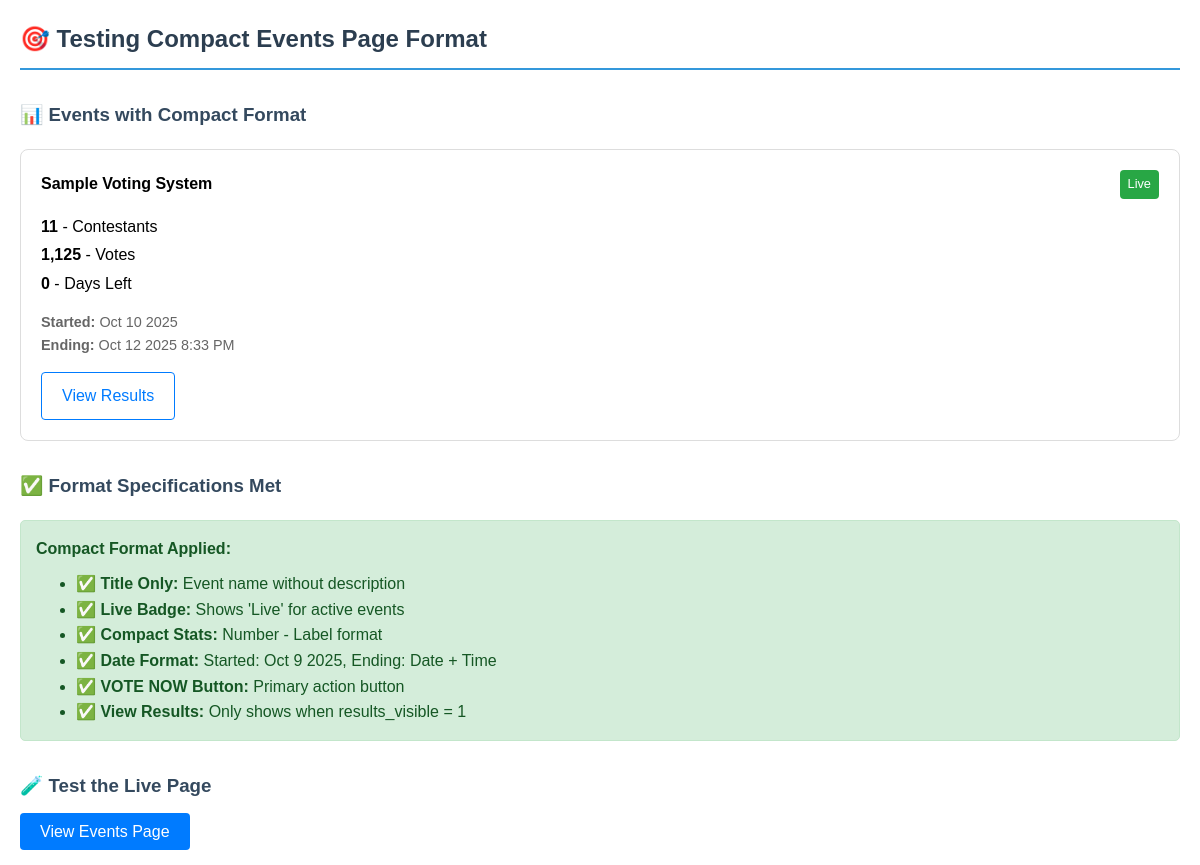
The page /test_compact_events.php on the database as committed earlier.
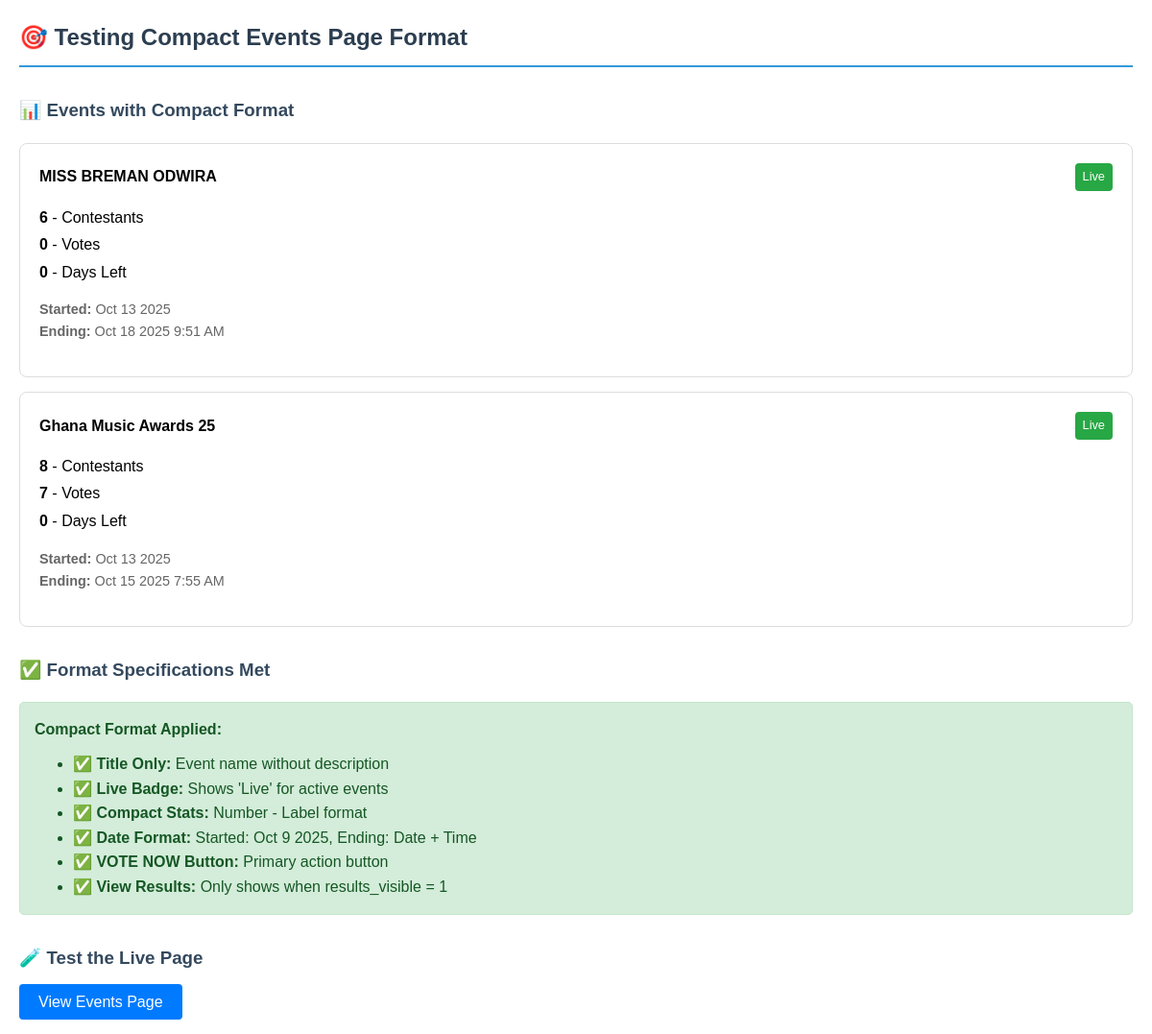
The same page on the database as committed later.
### tables this page shows
CREATE TABLE `events` (
  `id` int(11) NOT NULL,
  `tenant_id` int(11) NOT NULL,
  `name` varchar(255) NOT NULL,
  `code` varchar(50) NOT NULL,
  `description` text DEFAULT NULL,
  `featured_image` varchar(500) DEFAULT NULL,
  `start_date` datetime DEFAULT NULL,
  `end_date` datetime DEFAULT NULL,
  `vote_price` decimal(10,2) DEFAULT 0.50 COMMENT 'Price per vote in USD',
  `active` tinyint(1) DEFAULT 1,
  `status` enum('draft','active','suspended','closed','archived') DEFAULT 'draft',
  `visibility` enum('private','public','unlisted') DEFAULT 'private',
  `admin_status` enum('approved','pending','rejected','under_review') DEFAULT 'pending',
  `admin_notes` text DEFAULT NULL,
  `created_by` int(11) DEFAULT NULL,
  `suspended_reason` text DEFAULT NULL,
  `suspended_by` int(11) DEFAULT NULL,
  `suspended_at` timestamp NULL DEFAULT NULL,
  `closed_at` timestamp NULL DEFAULT NULL,
  `archived_at` timestamp NULL DEFAULT NULL,
  `created_at` timestamp NOT NULL DEFAULT current_timestamp(),
  `updated_at` timestamp NOT NULL DEFAULT current_timestamp() ON UPDATE current_timestamp(),
  `results_visible` tinyint(1) DEFAULT 1 COMMENT 'Controls whether results/leaderboard is visible to public',
  `deactivated_at` timestamp NULL DEFAULT NULL,
  `deactivated_by` int(11) DEFAULT NULL
);

### test_compact_events.php (the view, shortened to what this page needs)
<?php
try {
    $db = Database::getInstance();
    $connection = $db->getConnection();
    echo "<h2>🎯 Testing Compact Events Page Format</h2>";
    $stmt = $connection->query("
        SELECT e.*,
               COUNT(DISTINCT c.id) as contestant_count,
               COALESCE(SUM(v.quantity), 0) as total_votes,
               DATEDIFF(e.end_date, NOW()) as days_left
        FROM events e
        LEFT JOIN contestants c ON e.id = c.event_id
        LEFT JOIN votes v ON c.id = v.contestant_id
        WHERE e.status = 'active'
        AND e.visibility = 'public'
        GROUP BY e.id
        ORDER BY e.start_date DESC
        LIMIT 3
    ");
    $events = $stmt->fetchAll();
    echo "<h3>📊 Events with Compact Format</h3>";
    foreach ($events as $event) {
        $endDate = new DateTime($event['end_date']);
        $today = new DateTime();
        $daysLeft = max(0, $today->diff($endDate)->days);
        if ($endDate < $today) $daysLeft = 0;
        echo "<div style='border: 1px solid #ddd; padding: 20px; margin: 15px 0; border-radius: 8px; background: white;'>";
        echo "<div style='display: flex; justify-content: space-between; align-items: center; margin-bottom: 15px;'>";
        echo "<h4 style='margin: 0; font-weight: bold;'>{$event['name']}</h4>";
        if ($event['status'] === 'active') {
            echo "<span style='background: #28a745; color: white; padding: 4px 8px; border-radius: 4px; font-size: 0.8rem;'>Live</span>";
        }
        echo "</div>";
        echo "<div style='margin-bottom: 15px;'>";
        echo "<div style='margin-bottom: 3px;'><strong>{$event['contestant_count']}</strong> - Contestants</div>";
        echo "<div style='margin-bottom: 3px;'><strong>" . number_format($event['total_votes']) . "</strong> - Votes</div>";
        echo "<div style='margin-bottom: 3px;'><strong>{$daysLeft}</strong> - Days Left</div>";
        echo "</div>";
        echo "<div style='margin-bottom: 15px; color: #666; font-size: 0.9rem;'>";
        echo "<div><strong>Started:</strong> " . date('M j Y', strtotime($event['start_date'])) . "</div>";
        echo "<div><strong>Ending:</strong> " . date('M j Y g:i A', strtotime($event['end_date'])) . "</div>";
        echo "</div>";
        $canVote = (strtotime($event['start_date']) <= time() &&
                   strtotime($event['end_date']) >= time() &&
                   $event['status'] === 'active');
        echo "<div style='display: flex; gap: 10px;'>";
        if ($canVote) {
            require_once __DIR__ . '/src/Helpers/SlugHelper.php';
            $eventSlug = \SmartCast\Helpers\SlugHelper::generateEventSlug($event);
            echo "<a href='/smartcast/events/{$eventSlug}/vote' style='background: #007bff; color: white; padding: 10px 20px; text-decoration: none; border-radius: 4px;'>VOTE NOW</a>";
            if ($event['results_visible']) {
                echo "<a href='/smartcast/events/{$eventSlug}' style='border: 1px solid #007bff; color: #007bff; padding: 8px 16px; text-decoration: none; border-radius: 4px; font-size: 0.9rem;'>View Results</a>";
            }
        } elseif (strtotime($event['start_date']) > time()) {
            echo "<button style='background: #ffc107; color: #212529; padding: 10px 20px; border: none; border-radius: 4px;' disabled>Starts Soon</button>";
        } else {
            if ($event['results_visible']) {
                echo "<a href='/smartcast/events/{$eventSlug}' style='border: 1px solid #007bff; color: #007bff; padding: 10px 20px; text-decoration: none; border-radius: 4px;'>View Results</a>";
            }
        }
        echo "</div>";
        echo "</div>";
    }
    echo "<h3>✅ Format Specifications Met</h3>";
    echo "<div style='background: #d4edda; padding: 15px; border-radius: 5px; border: 1px solid #c3e6cb;'>";
    echo "<h4 style='color: #155724; margin: 0 0 10px 0;'>Compact Format Applied:</h4>";
    echo "<ul style='margin: 0; color: #155724;'>";
    echo "<li>✅ <strong>Title Only:</strong> Event name without description</li>";
    echo "<li>✅ <strong>Live Badge:</strong> Shows 'Live' for active events</li>";
    echo "<li>✅ <strong>Compact Stats:</strong> Number - Label format</li>";
    echo "<li>✅ <strong>Date Format:</strong> Started: Oct 9 2025, Ending: Date + Time</li>";
    echo "<li>✅ <strong>VOTE NOW Button:</strong> Primary action button</li>";
    echo "<li>✅ <strong>View Results:</strong> Only shows when results_visible = 1</li>";
    echo "</ul>";
    echo "</div>";
    echo "<h3>🧪 Test the Live Page</h3>";
    echo "<p><a href='/smartcast/events' target='_blank' style='background: #007bff; color: white; padding: 10px 20px; text-decoration: none; border-radius: 4px;'>View Events Page</a></p>";
} catch (Exception $e) {
    echo "<h3>❌ Error:</h3>";
    echo "<p>" . $e->getMessage() . "</p>";
}
?>

Rows that differ between the two databases and show on the page:
removed events: name "Sample Voting System", status "Live", contestant_count "11", total_votes "1,125", end_date "0", start_date "Oct 10 2025", end_date "Oct 12 2025 8:33 PM"
added events: name "MISS BREMAN ODWIRA", status "Live", contestant_count "6", total_votes "0", end_date "0", start_date "Oct 13 2025", end_date "Oct 18 2025 9:51 AM"
added events: name "Ghana Music Awards 25", status "Live", contestant_count "8", total_votes "7", end_date "0", start_date "Oct 13 2025", end_date "Oct 15 2025 7:55 AM"
